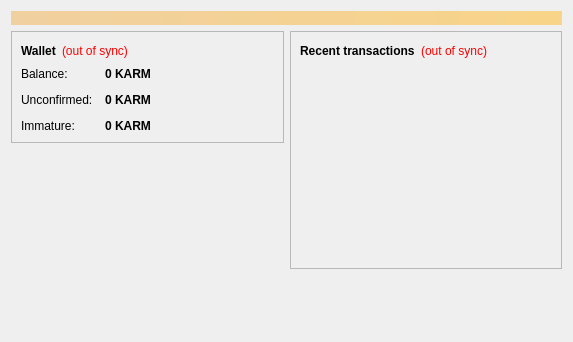
<?xml version="1.0" encoding="UTF-8"?>
<ui version="4.0">
 <class>OverviewPage</class>
 <widget class="QWidget" name="OverviewPage">
  <property name="geometry">
   <rect>
    <x>0</x>
    <y>0</y>
    <width>573</width>
    <height>342</height>
   </rect>
  </property>
  <property name="windowTitle">
   <string>Form</string>
  </property>
  <layout class="QVBoxLayout" name="topLayout">
   <item>
    <widget class="QLabel" name="labelAlerts">
     <property name="visible">
      <bool>false</bool>
     </property>
     <property name="styleSheet">
      <string notr="true">background-color: qlineargradient(x1: 0, y1: 0, x2: 1, y2: 0, stop:0 #F0D0A0, stop:1 #F8D488); color:#000000;</string>
     </property>
     <property name="wordWrap">
      <bool>true</bool>
     </property>
     <property name="margin">
      <number>3</number>
     </property>
    </widget>
   </item>
   <item>
    <layout class="QHBoxLayout" name="horizontalLayout" stretch="1,1">
     <item>
      <layout class="QVBoxLayout" name="verticalLayout_2">
       <item>
        <widget class="QFrame" name="frame">
         <property name="frameShape">
          <enum>QFrame::StyledPanel</enum>
         </property>
         <property name="frameShadow">
          <enum>QFrame::Raised</enum>
         </property>
         <layout class="QVBoxLayout" name="verticalLayout_4">
          <item>
           <layout class="QHBoxLayout" name="horizontalLayout_4">
            <item>
             <widget class="QLabel" name="label_5">
              <property name="font">
               <font>
                <weight>75</weight>
                <bold>true</bold>
               </font>
              </property>
              <property name="text">
               <string>Wallet</string>
              </property>
             </widget>
            </item>
            <item>
             <widget class="QLabel" name="labelWalletStatus">
              <property name="toolTip">
               <string>The displayed information may be out of date. Your wallet automatically synchronizes with the Karmacoin network after a connection is established, but this process has not completed yet.</string>
              </property>
              <property name="styleSheet">
               <string notr="true">QLabel { color: red; }</string>
              </property>
              <property name="text">
               <string notr="true">(out of sync)</string>
              </property>
              <property name="alignment">
               <set>Qt::AlignLeading|Qt::AlignLeft|Qt::AlignVCenter</set>
              </property>
             </widget>
            </item>
            <item>
             <spacer name="horizontalSpacer_2">
              <property name="orientation">
               <enum>Qt::Horizontal</enum>
              </property>
              <property name="sizeHint" stdset="0">
               <size>
                <width>40</width>
                <height>20</height>
               </size>
              </property>
             </spacer>
            </item>
           </layout>
          </item>
          <item>
           <layout class="QFormLayout" name="formLayout_2">
            <property name="fieldGrowthPolicy">
             <enum>QFormLayout::AllNonFixedFieldsGrow</enum>
            </property>
            <property name="horizontalSpacing">
             <number>12</number>
            </property>
            <property name="verticalSpacing">
             <number>12</number>
            </property>
            <item row="0" column="0">
             <widget class="QLabel" name="label">
              <property name="text">
               <string>Balance:</string>
              </property>
             </widget>
            </item>
            <item row="0" column="1">
             <widget class="QLabel" name="labelBalance">
              <property name="font">
               <font>
                <weight>75</weight>
                <bold>true</bold>
               </font>
              </property>
              <property name="cursor">
               <cursorShape>IBeamCursor</cursorShape>
              </property>
              <property name="toolTip">
               <string>Your current balance</string>
              </property>
              <property name="text">
               <string notr="true">0 KARM</string>
              </property>
              <property name="textInteractionFlags">
               <set>Qt::LinksAccessibleByMouse|Qt::TextSelectableByKeyboard|Qt::TextSelectableByMouse</set>
              </property>
             </widget>
            </item>
            <item row="1" column="0">
             <widget class="QLabel" name="label_3">
              <property name="text">
               <string>Unconfirmed:</string>
              </property>
             </widget>
            </item>
            <item row="1" column="1">
             <widget class="QLabel" name="labelUnconfirmed">
              <property name="font">
               <font>
                <weight>75</weight>
                <bold>true</bold>
               </font>
              </property>
              <property name="cursor">
               <cursorShape>IBeamCursor</cursorShape>
              </property>
              <property name="toolTip">
               <string>Total of transactions that have yet to be confirmed, and do not yet count toward the current balance</string>
              </property>
              <property name="text">
               <string notr="true">0 KARM</string>
              </property>
              <property name="textInteractionFlags">
               <set>Qt::LinksAccessibleByMouse|Qt::TextSelectableByKeyboard|Qt::TextSelectableByMouse</set>
              </property>
             </widget>
            </item>
            <item row="2" column="0">
             <widget class="QLabel" name="labelImmatureText">
              <property name="text">
               <string>Immature:</string>
              </property>
             </widget>
            </item>
            <item row="2" column="1">
             <widget class="QLabel" name="labelImmature">
              <property name="font">
               <font>
                <weight>75</weight>
                <bold>true</bold>
               </font>
              </property>
              <property name="toolTip">
               <string>Mined balance that has not yet matured</string>
              </property>
              <property name="text">
               <string notr="true">0 KARM</string>
              </property>
              <property name="textInteractionFlags">
               <set>Qt::LinksAccessibleByMouse|Qt::TextSelectableByKeyboard|Qt::TextSelectableByMouse</set>
              </property>
             </widget>
            </item>
           </layout>
          </item>
         </layout>
        </widget>
       </item>
       <item>
        <spacer name="verticalSpacer">
         <property name="orientation">
          <enum>Qt::Vertical</enum>
         </property>
         <property name="sizeHint" stdset="0">
          <size>
           <width>20</width>
           <height>40</height>
          </size>
         </property>
        </spacer>
       </item>
      </layout>
     </item>
     <item>
      <layout class="QVBoxLayout" name="verticalLayout_3">
       <item>
        <widget class="QFrame" name="frame_2">
         <property name="frameShape">
          <enum>QFrame::StyledPanel</enum>
         </property>
         <property name="frameShadow">
          <enum>QFrame::Raised</enum>
         </property>
         <layout class="QVBoxLayout" name="verticalLayout">
          <item>
           <layout class="QHBoxLayout" name="horizontalLayout_2">
            <item>
             <widget class="QLabel" name="label_4">
              <property name="text">
               <string>&lt;b&gt;Recent transactions&lt;/b&gt;</string>
              </property>
             </widget>
            </item>
            <item>
             <widget class="QLabel" name="labelTransactionsStatus">
              <property name="toolTip">
               <string>The displayed information may be out of date. Your wallet automatically synchronizes with the Karmacoin network after a connection is established, but this process has not completed yet.</string>
              </property>
              <property name="styleSheet">
               <string notr="true">QLabel { color: red; }</string>
              </property>
              <property name="text">
               <string notr="true">(out of sync)</string>
              </property>
              <property name="alignment">
               <set>Qt::AlignRight|Qt::AlignTrailing|Qt::AlignVCenter</set>
              </property>
             </widget>
            </item>
            <item>
             <spacer name="horizontalSpacer">
              <property name="orientation">
               <enum>Qt::Horizontal</enum>
              </property>
              <property name="sizeHint" stdset="0">
               <size>
                <width>40</width>
                <height>20</height>
               </size>
              </property>
             </spacer>
            </item>
           </layout>
          </item>
          <item>
           <widget class="QListView" name="listTransactions">
            <property name="styleSheet">
             <string notr="true">QListView { background: transparent; }</string>
            </property>
            <property name="frameShape">
             <enum>QFrame::NoFrame</enum>
            </property>
            <property name="verticalScrollBarPolicy">
             <enum>Qt::ScrollBarAlwaysOff</enum>
            </property>
            <property name="horizontalScrollBarPolicy">
             <enum>Qt::ScrollBarAlwaysOff</enum>
            </property>
            <property name="selectionMode">
             <enum>QAbstractItemView::NoSelection</enum>
            </property>
           </widget>
          </item>
         </layout>
        </widget>
       </item>
       <item>
        <spacer name="verticalSpacer_2">
         <property name="orientation">
          <enum>Qt::Vertical</enum>
         </property>
         <property name="sizeHint" stdset="0">
          <size>
           <width>20</width>
           <height>40</height>
          </size>
         </property>
        </spacer>
       </item>
      </layout>
     </item>
    </layout>
   </item>
  </layout>
 </widget>
 <resources/>
 <connections/>
</ui>
